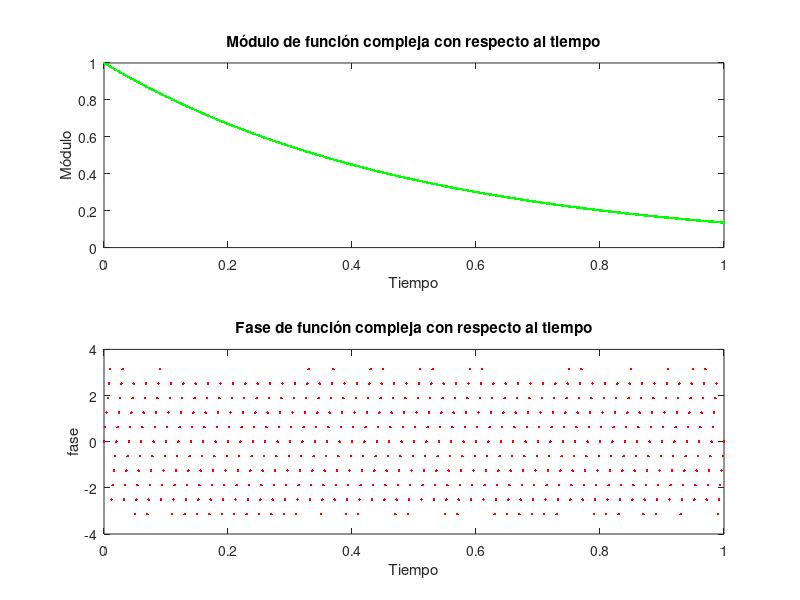
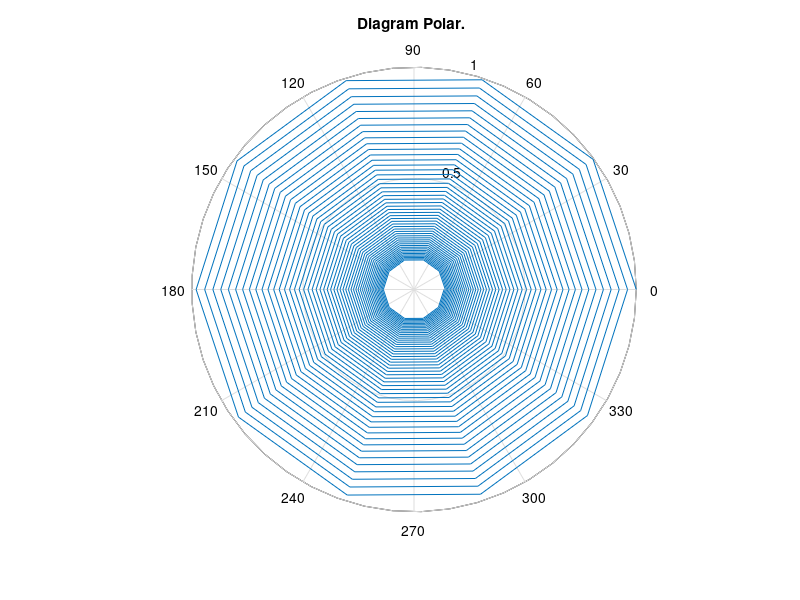

MATLAB code for these plots, in order:
%
%Señal exponencial compleja.
%t: variable independiente (tiempo).
%x: variable dependiente.
%El tiempo aumentará un segundo con muestras de 1/500 en 1/500.
%

t=0:1/500:1;

fun=exp((-2+1j*2*pi*50)*t);

figure(1);

subplot(211); plot(t,abs(fun),'g.'); xlabel('Tiempo');ylabel('Módulo');title('Módulo de función compleja con respecto al tiempo');

subplot(212); plot(t,angle(fun),'r.'); xlabel('Tiempo');ylabel('fase'); title('Fase de función compleja con respecto al tiempo');

figure(2): polar(angle(fun), abs(fun)); title('Diagram Polar. ');
